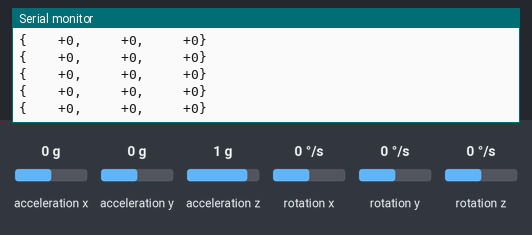
Recording of a sketch running on a simulated Arduino Uno, built with avr-gcc and run on an emulated ATmega328P. Parts: the last lines printed to the serial monitor. Inputs (shaded band) come from the test bench; at power-on: acceleration x 0 g, acceleration y 0 g, rotation z 0 °/s, acceleration z 1 g, rotation x 0 °/s, rotation y 0 °/s.

Above: at 1.2 s.
1.3 s: acceleration x set to -1.4 g
At 1.53 s:
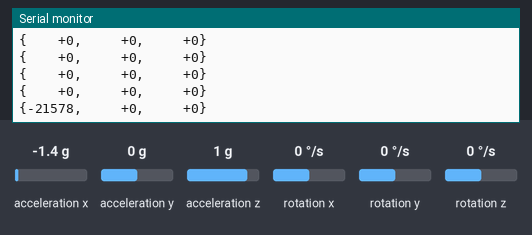
3.0 s: acceleration y set to -1.4 g
At 3.18 s:
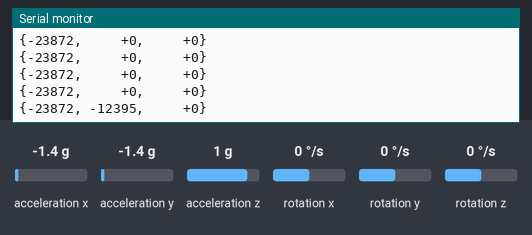
4.6 s: rotation z set to -192 °/s
At 4.84 s:
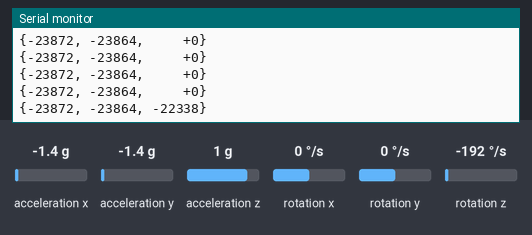
6.7 s: acceleration x set to 0 g
At 7.02 s:
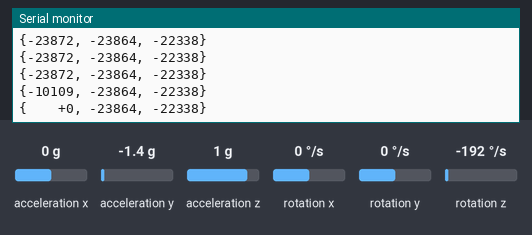
8.9 s: acceleration y set to 0 g
At 9.19 s:
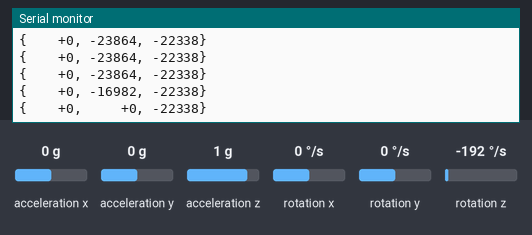
11.0 s: rotation z set to 0 °/s
At 11.23 s:
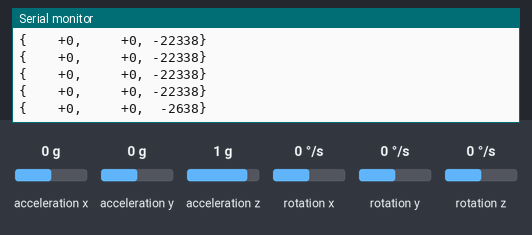

The sketch:

drs.ino
```cpp
/*
 * Drifting Recognition Software
 *
 * Created as project on FIT BUT Brno, December 2017
 * Authors:
 *    Matej Marusak xmarus06@stud.fit.vutbr.cz
 *    Andrej Barna  xbarna01@stud.fit.vutbr.cz
 */

#include <Wire.h>
#include <LSM303.h>
#include <L3G.h>

// LSM303 holds accelerometer and magnetometer
LSM303 front;
LSM303::vector<int16_t> front_running_min = {32767, 32767, 32767}, front_running_max = {-32768, -32768, -32768};
// L3G holds gyroscope
L3G front_gyro;

// String for sending results to the serial
char report[40];

/* Maximum and minimum values for each axis.
 *  These values were measured in process of calibration.
 *  See Docs for more information.
 */
int f_minX = -935, f_minY = -927, f_minZ = -450;
int f_maxX = 611, f_maxY = 651, f_maxZ = 882;

/* Read 10 values from the senzor and return their average value.
 * It helps with interpolating of the noise.
 */
void read_senzor(int *fx, int *fy, int *fz){
    long sumFX = 0, sumFY = 0, sumFZ = 0;
    for(int i = 0; i < 10; i++){
        // Each 10 miliseconds get new readings
        delay(10);
        front.read();
        front_gyro.read();
        sumFX += front.a.x;
        sumFY += front.a.y;
        sumFZ += front_gyro.g.z;
    }

    // Calculate the average
    *fx = sumFX / 10;
    *fy = sumFY / 10;
    *fz = sumFZ / 10;
}

void setup() {
    Serial.begin(9600);
    Wire.begin();

    // Turn off build in pull-up rezistors. We use our own.
    digitalWrite(SCL, LOW);
    digitalWrite(SDA, LOW);

    // Prepare accelerometer and take testing reading
    front.init();
    front.enableDefault();
    front.read();

    // Prepare gyroscope and take testing reading
    front_gyro.init();
    front_gyro.enableDefault();
    front_gyro.read();
}

/* Normalize values.
 *  Each axis is split into three parts by minimum and maximum that was
 *  received from calibration.
 *
 *                      min          max
 *   --------------------|------------|------------------------------
 *        --> shift            0               <-- shift
 *
 *    All values smaller that minimum, are shifted by the value of minimum to the
 *    right, opposite is done for values bigger than max. Readings between these
 *    two values are considered to be 0.
 */
int normReading(int value, int minV, int maxV){
    if(value < maxV){
        if(value > minV)
            value = 0;
        else
            value += minV;
    }
    else
        value -= maxV;

    return value;
}


// The main infinite program loop
void loop() {
    int avgValues[3];

    // Read new values from IMU
    read_senzor(&avgValues[0], &avgValues[1], &avgValues[2]);

    // Normalize the received values
    avgValues[0] = normReading(avgValues[0], f_minX, f_maxX);
    avgValues[1] = normReading(avgValues[1], f_minY, f_maxY);
    avgValues[2] = normReading(avgValues[2], f_minZ, f_maxZ);

    // Propagate the values to the serial
    snprintf(report, sizeof(report), "{%+6d, %+6d, %+6d}",
            avgValues[0], avgValues[1], avgValues[2]);
    Serial.println(report);

    //No delay, delay is crated in the values reading
}
```

Measured:
- after the input at 1.3 s, the serial monitor: prints a new line after 0.11 s (image 1)
- after the input at 3.0 s, the serial monitor: prints a new line after 0.07 s (image 2)
- after the input at 4.6 s, the serial monitor: prints a new line after 0.13 s (image 3)
- after the input at 6.7 s, the serial monitor: prints a new line after 0.07 s (image 4)
- after the input at 8.9 s, the serial monitor: prints a new line at once (image 5)
- after the input at 11.0 s, the serial monitor: prints a new line after 0.11 s (image 6)
